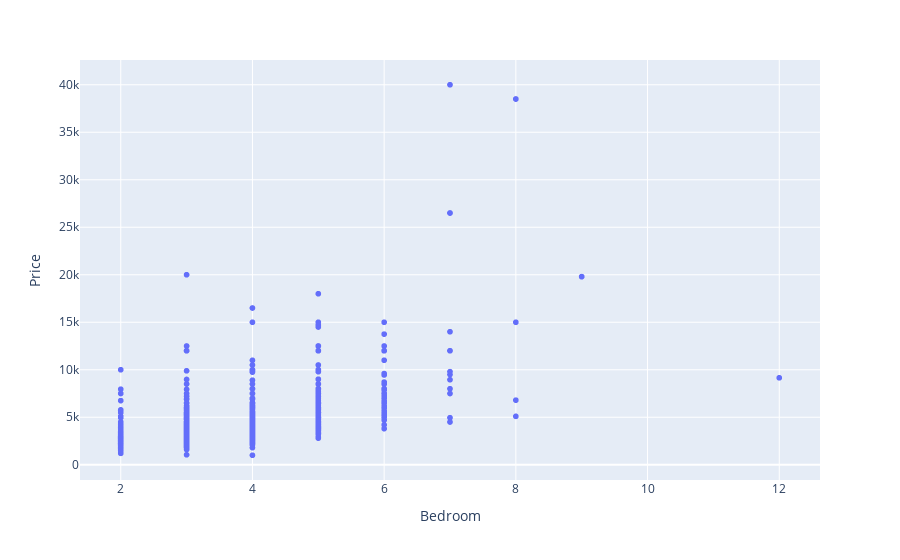

Notebook source saved alongside this figure:
### Markdown cell above
Let's check the correlation of br, ba, location with price

### Code cell
px.scatter(rentals, x='Bedroom', y='Price')

### Figure 1 — Plotly figure (JSON) as saved in the notebook; plotly's stock layout.template omitted (floating-point values rounded to 4 significant figures; data arrays with more than 128 entries replaced by an {"elided": "..."} marker saying what was removed)
{"data": [{"hovertemplate": "Bedroom=%{x}<br>Price=%{y}<extra></extra>", "legendgroup": "", "marker": {"color": "#636efa", "symbol": "circle"}, "mode": "markers", "name": "", "showlegend": false, "type": "scattergl", "x": {"elided": "1247 int values"}, "xaxis": "x", "y": {"elided": "1247 int values"}, "yaxis": "y"}], "layout": {"legend": {"tracegroupgap": 0}, "margin": {"t": 60}, "xaxis": {"anchor": "y", "domain": [0, 1], "title": {"text": "Bedroom"}}, "yaxis": {"anchor": "x", "domain": [0, 1], "title": {"text": "Price"}}}}
